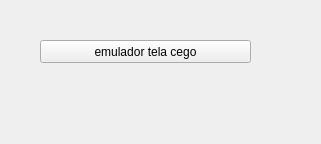
<?xml version="1.0" encoding="UTF-8"?>
<ui version="4.0">
 <class>EmuladorTelaCego</class>
 <widget class="QWidget" name="EmuladorTelaCego">
  <property name="geometry">
   <rect>
    <x>0</x>
    <y>0</y>
    <width>321</width>
    <height>144</height>
   </rect>
  </property>
  <property name="windowTitle">
   <string>Emulador tela cego</string>
  </property>
  <widget class="QPushButton" name="pushButton">
   <property name="geometry">
    <rect>
     <x>40</x>
     <y>40</y>
     <width>211</width>
     <height>23</height>
    </rect>
   </property>
   <property name="text">
    <string>emulador tela cego</string>
   </property>
  </widget>
 </widget>
 <resources/>
 <connections/>
</ui>
